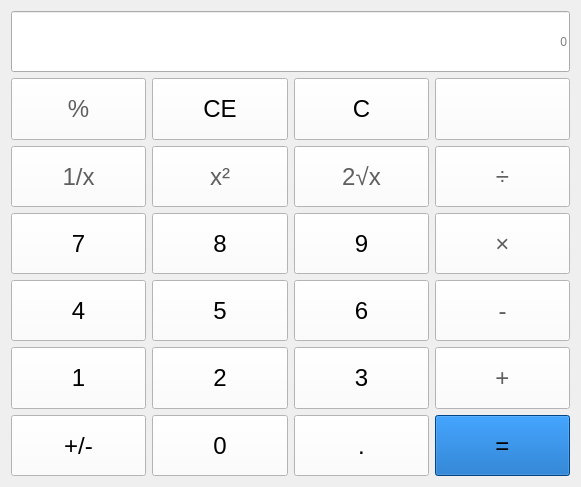
<?xml version="1.0" encoding="UTF-8"?>
<ui version="4.0">
 <class>Standard</class>
 <widget class="QWidget" name="Standard">
  <property name="geometry">
   <rect>
    <x>0</x>
    <y>0</y>
    <width>581</width>
    <height>487</height>
   </rect>
  </property>
  <property name="windowTitle">
   <string>Form</string>
  </property>
  <layout class="QHBoxLayout" name="horizontalLayout">
   <item>
    <layout class="QGridLayout" name="gridLayout">
     <item row="4" column="2">
      <widget class="QPushButton" name="btnNum6">
       <property name="sizePolicy">
        <sizepolicy hsizetype="Minimum" vsizetype="Minimum">
         <horstretch>0</horstretch>
         <verstretch>0</verstretch>
        </sizepolicy>
       </property>
       <property name="styleSheet">
        <string notr="true">QPushButton{
	font: 30 18pt;
	background-color: rgb(252, 252, 252);
}

QPushButton::hover{
	background-color: rgb(243, 243, 243);
	color:rgb(95, 95, 95);
}

QPushButton::pressed{
	background-color: rgb(243, 243, 243);
	color:rgb(95, 95, 95);
}
</string>
       </property>
       <property name="text">
        <string>6</string>
       </property>
      </widget>
     </item>
     <item row="4" column="0">
      <widget class="QPushButton" name="btnNum4">
       <property name="sizePolicy">
        <sizepolicy hsizetype="Minimum" vsizetype="Minimum">
         <horstretch>0</horstretch>
         <verstretch>0</verstretch>
        </sizepolicy>
       </property>
       <property name="styleSheet">
        <string notr="true">QPushButton{
	font: 30 18pt;
	background-color: rgb(252, 252, 252);
}

QPushButton::hover{
	background-color: rgb(243, 243, 243);
	color:rgb(95, 95, 95);
}

QPushButton::pressed{
	background-color: rgb(243, 243, 243);
	color:rgb(95, 95, 95);
}
</string>
       </property>
       <property name="text">
        <string>4</string>
       </property>
      </widget>
     </item>
     <item row="2" column="0">
      <widget class="QPushButton" name="btnInverse">
       <property name="sizePolicy">
        <sizepolicy hsizetype="Minimum" vsizetype="Minimum">
         <horstretch>0</horstretch>
         <verstretch>0</verstretch>
        </sizepolicy>
       </property>
       <property name="styleSheet">
        <string notr="true">QPushButton{
	font: 30 18pt;
	background-color: rgb(252, 252, 252);
	color:rgb(95, 95, 95);
}

QPushButton::hover{
	background-color: rgb(243, 243, 243);

}

QPushButton::pressed{
	background-color: rgb(243, 243, 243);
	color:rgb(95, 95, 95);
}
</string>
       </property>
       <property name="text">
        <string>1/x</string>
       </property>
      </widget>
     </item>
     <item row="6" column="3">
      <widget class="QPushButton" name="btnEqual">
       <property name="sizePolicy">
        <sizepolicy hsizetype="Minimum" vsizetype="Minimum">
         <horstretch>0</horstretch>
         <verstretch>0</verstretch>
        </sizepolicy>
       </property>
       <property name="styleSheet">
        <string notr="true">QPushButton{
	font: 30 18pt;
	background-color: rgb(0, 95, 186);
}

QPushButton::hover{
	background-color: rgb(49, 125, 197);
	color:rgb(95, 95, 95);
}

QPushButton::pressed{
	background-color: rgb(49, 125, 197);
	color:rgb(95, 95, 95);
}
</string>
       </property>
       <property name="text">
        <string>=</string>
       </property>
      </widget>
     </item>
     <item row="2" column="1">
      <widget class="QPushButton" name="btnSquare">
       <property name="sizePolicy">
        <sizepolicy hsizetype="Minimum" vsizetype="Minimum">
         <horstretch>0</horstretch>
         <verstretch>0</verstretch>
        </sizepolicy>
       </property>
       <property name="styleSheet">
        <string notr="true">QPushButton{
	font: 30 18pt;
	background-color: rgb(252, 252, 252);
	color:rgb(95, 95, 95);
}

QPushButton::hover{
	background-color: rgb(243, 243, 243);

}

QPushButton::pressed{
	background-color: rgb(243, 243, 243);
	color:rgb(95, 95, 95);
}
</string>
       </property>
       <property name="text">
        <string>x²</string>
       </property>
      </widget>
     </item>
     <item row="5" column="1">
      <widget class="QPushButton" name="btnNum2">
       <property name="sizePolicy">
        <sizepolicy hsizetype="Minimum" vsizetype="Minimum">
         <horstretch>0</horstretch>
         <verstretch>0</verstretch>
        </sizepolicy>
       </property>
       <property name="styleSheet">
        <string notr="true">QPushButton{
	font: 30 18pt;
	background-color: rgb(252, 252, 252);
}

QPushButton::hover{
	background-color: rgb(243, 243, 243);
	color:rgb(95, 95, 95);
}

QPushButton::pressed{
	background-color: rgb(243, 243, 243);
	color:rgb(95, 95, 95);
}
</string>
       </property>
       <property name="text">
        <string>2</string>
       </property>
      </widget>
     </item>
     <item row="6" column="0">
      <widget class="QPushButton" name="btnZhengFu">
       <property name="sizePolicy">
        <sizepolicy hsizetype="Minimum" vsizetype="Minimum">
         <horstretch>0</horstretch>
         <verstretch>0</verstretch>
        </sizepolicy>
       </property>
       <property name="styleSheet">
        <string notr="true">QPushButton{
	font: 30 18pt;
	background-color: rgb(252, 252, 252);
}

QPushButton::hover{
	background-color: rgb(243, 243, 243);
	color:rgb(95, 95, 95);
}

QPushButton::pressed{
	background-color: rgb(243, 243, 243);
	color:rgb(95, 95, 95);
}
</string>
       </property>
       <property name="text">
        <string>+/-</string>
       </property>
      </widget>
     </item>
     <item row="4" column="3">
      <widget class="QPushButton" name="btnMinus">
       <property name="sizePolicy">
        <sizepolicy hsizetype="Minimum" vsizetype="Minimum">
         <horstretch>0</horstretch>
         <verstretch>0</verstretch>
        </sizepolicy>
       </property>
       <property name="styleSheet">
        <string notr="true">QPushButton{
	font: 30 18pt;
	background-color: rgb(252, 252, 252);
	color:rgb(95, 95, 95);
}

QPushButton::hover{
	background-color: rgb(243, 243, 243);

}

QPushButton::pressed{
	background-color: rgb(243, 243, 243);
	color:rgb(95, 95, 95);
}
</string>
       </property>
       <property name="text">
        <string>-</string>
       </property>
      </widget>
     </item>
     <item row="1" column="0">
      <widget class="QPushButton" name="btnPercentage">
       <property name="sizePolicy">
        <sizepolicy hsizetype="Minimum" vsizetype="Minimum">
         <horstretch>0</horstretch>
         <verstretch>0</verstretch>
        </sizepolicy>
       </property>
       <property name="styleSheet">
        <string notr="true">QPushButton{
	font: 30 18pt;
	background-color: rgb(252, 252, 252);
	color:rgb(95, 95, 95);
}

QPushButton::hover{
	background-color: rgb(243, 243, 243);

}

QPushButton::pressed{
	background-color: rgb(243, 243, 243);
	color:rgb(95, 95, 95);
}
</string>
       </property>
       <property name="text">
        <string>%</string>
       </property>
      </widget>
     </item>
     <item row="4" column="1">
      <widget class="QPushButton" name="btnNum5">
       <property name="sizePolicy">
        <sizepolicy hsizetype="Minimum" vsizetype="Minimum">
         <horstretch>0</horstretch>
         <verstretch>0</verstretch>
        </sizepolicy>
       </property>
       <property name="styleSheet">
        <string notr="true">QPushButton{
	font: 30 18pt;
	background-color: rgb(252, 252, 252);
}

QPushButton::hover{
	background-color: rgb(243, 243, 243);
	color:rgb(95, 95, 95);
}

QPushButton::pressed{
	background-color: rgb(243, 243, 243);
	color:rgb(95, 95, 95);
}
</string>
       </property>
       <property name="text">
        <string>5</string>
       </property>
      </widget>
     </item>
     <item row="2" column="3">
      <widget class="QPushButton" name="btnDivide">
       <property name="sizePolicy">
        <sizepolicy hsizetype="Minimum" vsizetype="Minimum">
         <horstretch>0</horstretch>
         <verstretch>0</verstretch>
        </sizepolicy>
       </property>
       <property name="styleSheet">
        <string notr="true">QPushButton{
	font: 30 18pt;
	background-color: rgb(252, 252, 252);
	color:rgb(95, 95, 95);
}

QPushButton::hover{
	background-color: rgb(243, 243, 243);

}

QPushButton::pressed{
	background-color: rgb(243, 243, 243);
	color:rgb(95, 95, 95);
}
</string>
       </property>
       <property name="text">
        <string>÷</string>
       </property>
      </widget>
     </item>
     <item row="1" column="3">
      <widget class="QPushButton" name="btnDel">
       <property name="sizePolicy">
        <sizepolicy hsizetype="Minimum" vsizetype="Minimum">
         <horstretch>0</horstretch>
         <verstretch>0</verstretch>
        </sizepolicy>
       </property>
       <property name="styleSheet">
        <string notr="true">QPushButton{
	font: 30 18pt;
	background-color: rgb(252, 252, 252);
}

QPushButton::hover{
	background-color: rgb(243, 243, 243);
	color:rgb(95, 95, 95);
}

QPushButton::pressed{
	background-color: rgb(243, 243, 243);
	color:rgb(95, 95, 95);
}
</string>
       </property>
       <property name="text">
        <string/>
       </property>
       <property name="icon">
        <iconset resource="res.qrc">
         <normaloff>:/E:/image/cancel.png</normaloff>:/E:/image/cancel.png</iconset>
       </property>
       <property name="iconSize">
        <size>
         <width>30</width>
         <height>30</height>
        </size>
       </property>
      </widget>
     </item>
     <item row="3" column="0">
      <widget class="QPushButton" name="btnNum7">
       <property name="sizePolicy">
        <sizepolicy hsizetype="Minimum" vsizetype="Minimum">
         <horstretch>0</horstretch>
         <verstretch>0</verstretch>
        </sizepolicy>
       </property>
       <property name="styleSheet">
        <string notr="true">QPushButton{
	font: 30 18pt;
	background-color: rgb(252, 252, 252);
}

QPushButton::hover{
	background-color: rgb(243, 243, 243);
	color:rgb(95, 95, 95);
}

QPushButton::pressed{
	background-color: rgb(243, 243, 243);
	color:rgb(95, 95, 95);
}
</string>
       </property>
       <property name="text">
        <string>7</string>
       </property>
      </widget>
     </item>
     <item row="3" column="2">
      <widget class="QPushButton" name="btnNum9">
       <property name="sizePolicy">
        <sizepolicy hsizetype="Minimum" vsizetype="Minimum">
         <horstretch>0</horstretch>
         <verstretch>0</verstretch>
        </sizepolicy>
       </property>
       <property name="styleSheet">
        <string notr="true">QPushButton{
	font: 30 18pt;
	background-color: rgb(252, 252, 252);
}

QPushButton::hover{
	background-color: rgb(243, 243, 243);
	color:rgb(95, 95, 95);
}

QPushButton::pressed{
	background-color: rgb(243, 243, 243);
	color:rgb(95, 95, 95);
}
</string>
       </property>
       <property name="text">
        <string>9</string>
       </property>
      </widget>
     </item>
     <item row="6" column="1">
      <widget class="QPushButton" name="btnNum0">
       <property name="sizePolicy">
        <sizepolicy hsizetype="Minimum" vsizetype="Minimum">
         <horstretch>0</horstretch>
         <verstretch>0</verstretch>
        </sizepolicy>
       </property>
       <property name="styleSheet">
        <string notr="true">QPushButton{
	font: 30 18pt;
	background-color: rgb(252, 252, 252);
}

QPushButton::hover{
	background-color: rgb(243, 243, 243);
	color:rgb(95, 95, 95);
}

QPushButton::pressed{
	background-color: rgb(243, 243, 243);
	color:rgb(95, 95, 95);
}
</string>
       </property>
       <property name="text">
        <string>0</string>
       </property>
      </widget>
     </item>
     <item row="2" column="2">
      <widget class="QPushButton" name="btnSqrt">
       <property name="sizePolicy">
        <sizepolicy hsizetype="Minimum" vsizetype="Minimum">
         <horstretch>0</horstretch>
         <verstretch>0</verstretch>
        </sizepolicy>
       </property>
       <property name="styleSheet">
        <string notr="true">QPushButton{
	font: 30 18pt;
	background-color: rgb(252, 252, 252);
	color:rgb(95, 95, 95);
}

QPushButton::hover{
	background-color: rgb(243, 243, 243);

}

QPushButton::pressed{
	background-color: rgb(243, 243, 243);
	color:rgb(95, 95, 95);
}
</string>
       </property>
       <property name="text">
        <string>2√x</string>
       </property>
      </widget>
     </item>
     <item row="3" column="1">
      <widget class="QPushButton" name="btnNum8">
       <property name="sizePolicy">
        <sizepolicy hsizetype="Minimum" vsizetype="Minimum">
         <horstretch>0</horstretch>
         <verstretch>0</verstretch>
        </sizepolicy>
       </property>
       <property name="styleSheet">
        <string notr="true">QPushButton{
	font: 30 18pt;
	background-color: rgb(252, 252, 252);
}

QPushButton::hover{
	background-color: rgb(243, 243, 243);
	color:rgb(95, 95, 95);
}

QPushButton::pressed{
	background-color: rgb(243, 243, 243);
	color:rgb(95, 95, 95);
}
</string>
       </property>
       <property name="text">
        <string>8</string>
       </property>
       <property name="checkable">
        <bool>false</bool>
       </property>
       <property name="autoDefault">
        <bool>false</bool>
       </property>
      </widget>
     </item>
     <item row="3" column="3">
      <widget class="QPushButton" name="btnMultiple">
       <property name="sizePolicy">
        <sizepolicy hsizetype="Minimum" vsizetype="Minimum">
         <horstretch>0</horstretch>
         <verstretch>0</verstretch>
        </sizepolicy>
       </property>
       <property name="styleSheet">
        <string notr="true">QPushButton{
	font: 30 18pt;
	background-color: rgb(252, 252, 252);
	color:rgb(95, 95, 95);
}

QPushButton::hover{
	background-color: rgb(243, 243, 243);

}

QPushButton::pressed{
	background-color: rgb(243, 243, 243);
	color:rgb(95, 95, 95);
}
</string>
       </property>
       <property name="text">
        <string>×</string>
       </property>
      </widget>
     </item>
     <item row="5" column="0">
      <widget class="QPushButton" name="btnNum1">
       <property name="sizePolicy">
        <sizepolicy hsizetype="Minimum" vsizetype="Minimum">
         <horstretch>0</horstretch>
         <verstretch>0</verstretch>
        </sizepolicy>
       </property>
       <property name="styleSheet">
        <string notr="true">QPushButton{
	font: 30 18pt;
	background-color: rgb(252, 252, 252);
}

QPushButton::hover{
	background-color: rgb(243, 243, 243);
	color:rgb(95, 95, 95);
}

QPushButton::pressed{
	background-color: rgb(243, 243, 243);
	color:rgb(95, 95, 95);
}
</string>
       </property>
       <property name="text">
        <string>1</string>
       </property>
      </widget>
     </item>
     <item row="6" column="2">
      <widget class="QPushButton" name="btnPeriod">
       <property name="sizePolicy">
        <sizepolicy hsizetype="Minimum" vsizetype="Minimum">
         <horstretch>0</horstretch>
         <verstretch>0</verstretch>
        </sizepolicy>
       </property>
       <property name="styleSheet">
        <string notr="true">QPushButton{
	font: 30 18pt;
	background-color: rgb(252, 252, 252);
}

QPushButton::hover{
	background-color: rgb(243, 243, 243);
	color:rgb(95, 95, 95);
}

QPushButton::pressed{
	background-color: rgb(243, 243, 243);
	color:rgb(95, 95, 95);
}
</string>
       </property>
       <property name="text">
        <string>.</string>
       </property>
      </widget>
     </item>
     <item row="5" column="3">
      <widget class="QPushButton" name="btnPlus">
       <property name="sizePolicy">
        <sizepolicy hsizetype="Minimum" vsizetype="Minimum">
         <horstretch>0</horstretch>
         <verstretch>0</verstretch>
        </sizepolicy>
       </property>
       <property name="styleSheet">
        <string notr="true">QPushButton{
	font: 30 18pt;
	background-color: rgb(252, 252, 252);
	color:rgb(95, 95, 95);
}

QPushButton::hover{
	background-color: rgb(243, 243, 243);

}

QPushButton::pressed{
	background-color: rgb(243, 243, 243);
	color:rgb(95, 95, 95);
}
</string>
       </property>
       <property name="text">
        <string>+</string>
       </property>
      </widget>
     </item>
     <item row="5" column="2">
      <widget class="QPushButton" name="btnNum3">
       <property name="sizePolicy">
        <sizepolicy hsizetype="Minimum" vsizetype="Minimum">
         <horstretch>0</horstretch>
         <verstretch>0</verstretch>
        </sizepolicy>
       </property>
       <property name="styleSheet">
        <string notr="true">QPushButton{
	font: 30 18pt;
	background-color: rgb(252, 252, 252);
}

QPushButton::hover{
	background-color: rgb(243, 243, 243);
	color:rgb(95, 95, 95);
}

QPushButton::pressed{
	background-color: rgb(243, 243, 243);
	color:rgb(95, 95, 95);
}
</string>
       </property>
       <property name="text">
        <string>3</string>
       </property>
      </widget>
     </item>
     <item row="1" column="1">
      <widget class="QPushButton" name="btnClear">
       <property name="sizePolicy">
        <sizepolicy hsizetype="Minimum" vsizetype="Minimum">
         <horstretch>0</horstretch>
         <verstretch>0</verstretch>
        </sizepolicy>
       </property>
       <property name="styleSheet">
        <string notr="true">QPushButton{
	font: 30 18pt;
	background-color: rgb(252, 252, 252);
}

QPushButton::hover{
	background-color: rgb(243, 243, 243);
	color:rgb(95, 95, 95);
}

QPushButton::pressed{
	background-color: rgb(243, 243, 243);
	color:rgb(95, 95, 95);
}
</string>
       </property>
       <property name="text">
        <string>CE</string>
       </property>
      </widget>
     </item>
     <item row="1" column="2">
      <widget class="QPushButton" name="btnClearAll">
       <property name="sizePolicy">
        <sizepolicy hsizetype="Minimum" vsizetype="Minimum">
         <horstretch>0</horstretch>
         <verstretch>0</verstretch>
        </sizepolicy>
       </property>
       <property name="styleSheet">
        <string notr="true">QPushButton{
	font: 30 18pt;
	background-color: rgb(252, 252, 252);
}

QPushButton::hover{
	background-color: rgb(243, 243, 243);
	color:rgb(95, 95, 95);
}

QPushButton::pressed{
	background-color: rgb(243, 243, 243);
	color:rgb(95, 95, 95);
}
</string>
       </property>
       <property name="text">
        <string>C</string>
       </property>
      </widget>
     </item>
     <item row="0" column="0" colspan="4">
      <widget class="QLineEdit" name="display">
       <property name="sizePolicy">
        <sizepolicy hsizetype="Expanding" vsizetype="Preferred">
         <horstretch>0</horstretch>
         <verstretch>0</verstretch>
        </sizepolicy>
       </property>
       <property name="styleSheet">
        <string notr="true">font: 63 20pt &quot;Bahnschrift SemiBold&quot;;
QLineEdit{
 color:#000;
}
</string>
       </property>
       <property name="alignment">
        <set>Qt::AlignRight|Qt::AlignTrailing|Qt::AlignVCenter</set>
       </property>
       <property name="placeholderText">
        <string>0</string>
       </property>
      </widget>
     </item>
    </layout>
   </item>
  </layout>
 </widget>
 <resources>
  <include location="res.qrc"/>
 </resources>
 <connections/>
</ui>
